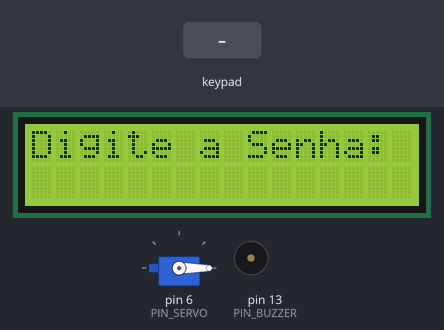
Bench run of a sketch on a simulated Arduino Uno, built with avr-gcc and run on an emulated ATmega328P. On the bench: 16×2 character LCD, servo, buzzer (waves = sounding). Inputs (shaded band) come from the test bench. EEPROM starts erased.

Above: at 4.2 s.
4.3 s: keypad keys 1 2 3 4 # pressed 0.4 s apart
At 7.3 s:
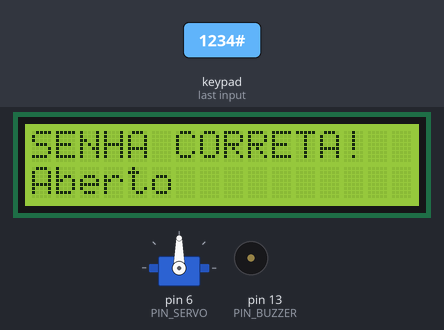
7.8 s: key '#' pressed
At 8.4 s:
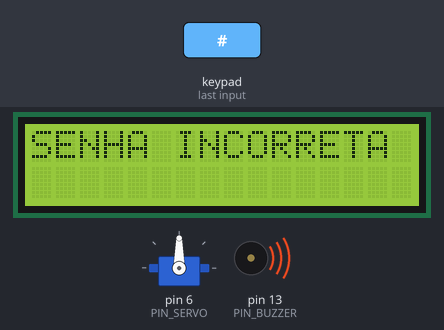
10.8 s: key '1' pressed
At 11.4 s:
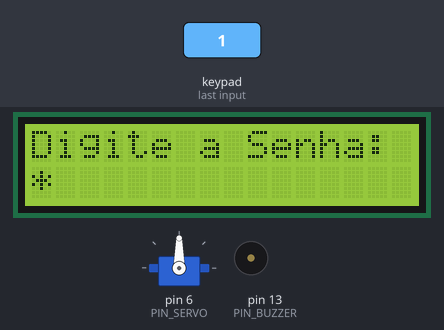
12.3 s: keypad keys 1 2 3 4 pressed 0.4 s apart
At 14.4 s:
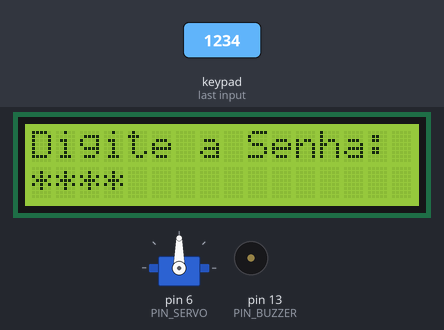
15.4 s: key 'A' pressed
At 15.8 s:
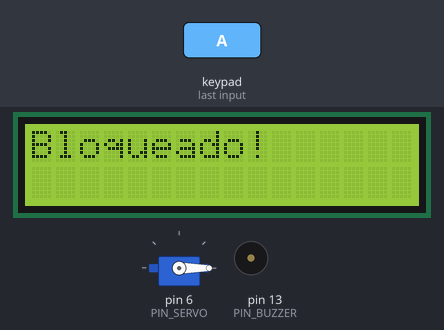
16.9 s: keypad keys 1 2 3 4 * pressed 0.4 s apart
At 17.93 s:
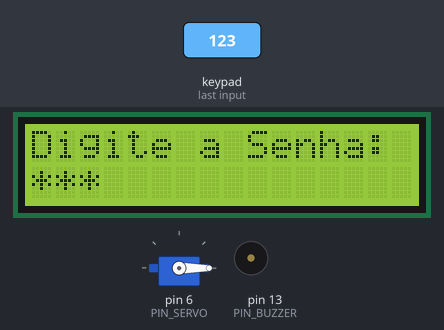
Timing chart, 0 to 20.1 s (numbered marks = the images above; inputs shaded):
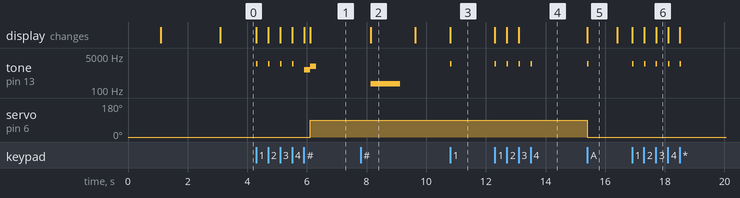

Measured:
- after the input at 4.3 s, tone on pin 13 (PIN_BUZZER): plays 2000 Hz for 0.05 s, 2000 Hz for 0.05 s, 2000 Hz for 0.05 s, 2000 Hz for 0.05 s, 1000 Hz for 0.20 s, 1500 Hz for 0.20 s, starting at once; servo on pin 6 (PIN_SERVO): 0° → 90° after 1.8 s; the display: first changes at once (image 1 shows a later state)
- after the input at 7.8 s, tone on pin 13 (PIN_BUZZER): silent → 200 Hz after 0.33 s, → silent 1.0 s later; the display: changes after 0.33 s (image 2)
- after the input at 10.8 s, tone on pin 13 (PIN_BUZZER): silent → 2000 Hz at once, → silent 0.05 s later; the display: changes at once (image 3)
- after the input at 12.3 s, tone on pin 13 (PIN_BUZZER): alternates 2000 Hz for 0.05 s and silent for 0.35 s, 8 changes in all, then stays silent, starting at once; the display: first changes at once (image 4 shows a later state)
- after the input at 15.4 s, tone on pin 13 (PIN_BUZZER): silent → 2000 Hz at once, → silent 0.05 s later; servo on pin 6 (PIN_SERVO): 90° → 0° at once; the display: changes at once (image 5)
- after the input at 16.9 s, tone on pin 13 (PIN_BUZZER): alternates 2000 Hz for 0.05 s and silent for 0.35 s, 10 changes in all, then stays silent, starting at once; the display: first changes at once (image 6 shows a later state)
- what the display in image 2 shows lasts 1.5 s, from 8.1 s to 9.6 s

The sketch:

sketch.ino
```cpp
#include <LiquidCrystal.h>
#include <Keypad.h>
#include <Servo.h>
#include <EEPROM.h>

//Felipe Hideki RM98323
//Guilherme Milheiro RM550295
//Jhonatan Curci RM94188
//Enzo Vasconcelos RM550702
//Ricardo Queiroz RM94241

/* --- MAPA DE CONEXÕES (HARDWARE) ---
   LCD RS: Pino 12
   LCD E:  Pino 11
   LCD D4: Pino 10
   LCD D5: Pino 9
   LCD D6: Pino 8
   LCD D7: Pino 7
   LCD R/W e V0: GND

   Keypad Linhas (1-4): Pinos 5, 4, 3, 2
   Keypad Colunas (1-4): Pinos A0, A1, A2, A3

   Servo Motor: Pino 6
   Buzzer: Pino 13
*/

// --- CONFIGURAÇÃO DO LCD ---
LiquidCrystal lcd(12, 11, 10, 9, 8, 7);

// --- CONFIGURAÇÃO DO TECLADO 4x4 ---
const byte ROWS = 4;
const byte COLS = 4;
char keys[ROWS][COLS] = {
  {'1','2','3','A'},
  {'4','5','6','B'},
  {'7','8','9','C'},
  {'*','0','#','D'}
};
byte rowPins[ROWS] = {5, 4, 3, 2};
byte colPins[COLS] = {A0, A1, A2, A3};
Keypad keypad = Keypad(makeKeymap(keys), rowPins, colPins, ROWS, COLS);

// --- CONFIGURAÇÃO DOS ATUADORES ---
Servo myServo;
const int PIN_SERVO = 6;
const int PIN_BUZZER = 13;

// --- VARIÁVEIS GLOBAIS ---
String currentPassword = ""; // Senha sendo digitada
String savedPassword = "";   // Senha gravada na memória
int errorCount = 0;          // Contador de erros
bool isLocked = true;        // Estado do cofre

void setup() {
  // Inicializa LCD
  lcd.begin(16, 2);

  // Inicializa Servo e Buzzer
  myServo.attach(PIN_SERVO);
  pinMode(PIN_BUZZER, OUTPUT);

  // --- LÓGICA DA MEMÓRIA EEPROM ---
  // Se a memória estiver virgem (valor 255), grava a senha padrão "1234"
  if (EEPROM.read(0) == 255) {
    savePasswordToEEPROM("1234");
  }
  // Lê a senha salva na memória
  savedPassword = readPasswordFromEEPROM();

  // Estado inicial: Trancado
  lockSafe();

  // Mensagem de boas-vindas
  lcd.clear();
  lcd.print("Cofre SYSTEM");
  lcd.setCursor(0, 1);
  lcd.print("Iniciando...");
  delay(2000);
  displayPrompt();
}

void loop() {
  char key = keypad.getKey();

  if (key) {
    beep(50); // Barulhinho de tecla pressionada

    if (key == '#') {
      // '#' confirma a senha
      verifyPassword();
    }
    else if (key == '*') {
      // '*' apaga o que foi digitado
      currentPassword = "";
      displayPrompt();
    }
    else if (key == 'A') {
      // 'A' tranca o cofre manualmente (se estiver aberto)
      if (!isLocked) {
        lockSafe();
      }
    }
    else {
      // Acumula os números digitados (máximo 4)
      if (currentPassword.length() < 4) {
        currentPassword += key;
        updateDisplay();
      }
    }
  }
}

// --- FUNÇÕES AUXILIARES ---

void verifyPassword() {
  lcd.clear();

  if (currentPassword == savedPassword) {
    lcd.print("SENHA CORRETA!");
    tone(PIN_BUZZER, 1000, 200); // Som de sucesso
    delay(200);
    tone(PIN_BUZZER, 1500, 200);
    unlockSafe();
    errorCount = 0;
  } else {
    lcd.print("SENHA INCORRETA");
    errorCount++;
    tone(PIN_BUZZER, 200, 1000); // Som grave de erro
    delay(1500);

    // Se errar 3 vezes, dispara o alarme
    if (errorCount >= 3) {
      triggerAlarm();
    } else {
      displayPrompt();
    }
  }
  currentPassword = "";
}

void unlockSafe() {
  myServo.write(90); // Gira o servo para abrir (90 graus)
  isLocked = false;
  lcd.setCursor(0, 1);
  lcd.print("Aberto");
  delay(2000);
}

void lockSafe() {
  myServo.write(0); // Gira o servo para fechar (0 graus)
  isLocked = true;
  currentPassword = "";
  lcd.clear();
  lcd.print("Bloqueado!");
  delay(1000);
  displayPrompt();
}

void triggerAlarm() {
  lcd.clear();
  lcd.print("ALARME ATIVADO!");
  lcd.setCursor(0,1);
  lcd.print("BLOQUEIO TOTAL");

  // Toca sirene por 5 segundos
  for (int i = 0; i < 10; i++) {
    tone(PIN_BUZZER, 1000);
    delay(200);
    tone(PIN_BUZZER, 500);
    delay(200);
  }
  noTone(PIN_BUZZER);

  errorCount = 0; // Reseta o contador
  displayPrompt();
}

void displayPrompt() {
  lcd.clear();
  lcd.print("Digite a Senha:");
  lcd.setCursor(0, 1);
}

void updateDisplay() {
  lcd.setCursor(0, 1);
  // Imprime asteriscos no lugar dos números
  for (int i = 0; i < currentPassword.length(); i++) {
    lcd.print("*");
  }
}

void beep(int duration) {
  tone(PIN_BUZZER, 2000, duration);
}

// --- FUNÇÕES DE MEMÓRIA (EEPROM) ---

void savePasswordToEEPROM(String pwd) {
  for (int i = 0; i < 4; i++) {
    EEPROM.write(i, pwd[i]);
  }
}

String readPasswordFromEEPROM() {
  String pwd = "";
  for (int i = 0; i < 4; i++) {
    pwd += (char)EEPROM.read(i);
  }
  return pwd;
}
```
